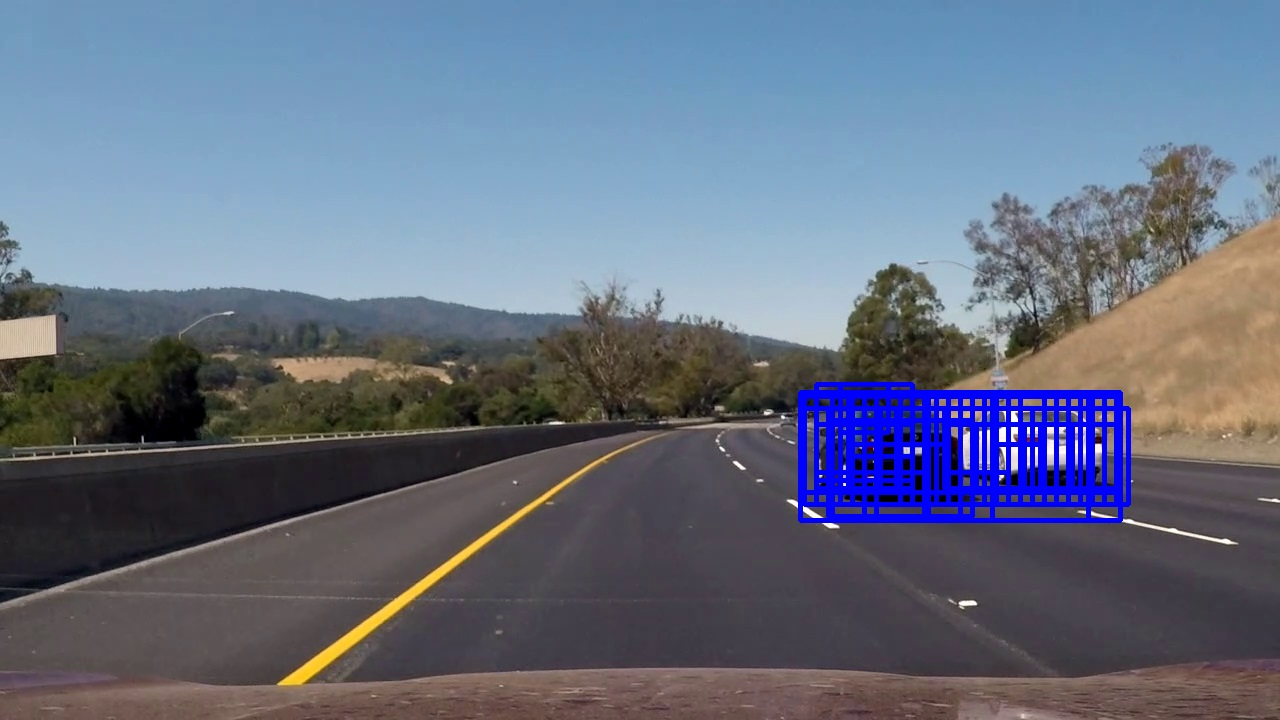
#> input picture images/classigication01.jpg, 1280 x 720 px
$ python -i ImageEngine.py   (imports and definitions only)
#> lines starting #> are read from the running program, lines starting #| are printed output that depends on the picture
import numpy as np
import os
import pickle
import cv2
import skimage.feature

class ImageEngine:
    """
    Responsible for work with images, including feature vectors calculation.
    """

    def __init__(
        self,
        load_setup = True, # Load configuration from file if exists
        config_file = './config/image_eng.dat', # Path to configuration file
        color_space = 'YUV', # Color space used: BGR, RGB, HSV, HLS, LUV, YUV, YCrCb
        hog_features = True, # Include HOG features
        hog_channels = [0,2], # Calculate HOG features for selected channels
        hog_orientations = 15, # Number of orientations
        hog_pix_per_cell = 8, # Pixels per cell
        hog_cells_per_block = 2, # Cells per block
        hog_block_norm = 'L2-Hys', # HOG block normalization function
        hog_transform_sqrt = True, # HOG do SQRT transformation first
        spatial_features = True, # Include spatial features
        spatial_channels = [0,1,2], # Calculate spatial features for selected channels
        spatial_size = 32, # Spatial feature size
        histogram_features = True, # Include histogram features
        histogram_channels = [0,1,2], # Calculate histogram features for selected channels
        histogram_bins = 64, # Size of histogram feature
        ):
        """
        Initialize class instance
        """

        self.config_file = config_file

        self.color_space = color_space

        self.hog_features = hog_features
        self.hog_channels = hog_channels
        self.hog_orientations = hog_orientations
        self.hog_pix_per_cell = hog_pix_per_cell
        self.hog_cells_per_block = hog_cells_per_block
        self.hog_block_norm = hog_block_norm
        self.hog_transform_sqrt = hog_transform_sqrt

        self.spatial_features = spatial_features
        self.spatial_channels = spatial_channels
        self.spatial_size = spatial_size

        self.histogram_features = histogram_features
        self.histogram_channels = histogram_channels
        self.histogram_bins = histogram_bins

        if (load_setup):
            self._unpickle_parameters()

    def _unpickle_parameters(self):
        """
        Load parameters.
        """

        is_loaded = False

        try:
            with open(self.config_file, mode='rb') as f:
                data_set = pickle.load(f)

            self.color_space = data_set['color_space']

            self.hog_features = data_set['hog_features']
            self.hog_channels = data_set['hog_channels']
            self.hog_orientations = data_set['hog_orientations']
            self.hog_pix_per_cell = data_set['hog_pix_per_cell']
            self.hog_cells_per_block = data_set['hog_cells_per_block']
            self.hog_block_norm = data_set['hog_block_norm']
            self.hog_transform_sqrt = data_set['hog_transform_sqrt']

            self.spatial_features = data_set['spatial_features']
            self.spatial_channels = data_set['spatial_channels']
            self.spatial_size = data_set['spatial_size']

            self.histogram_features = data_set['histogram_features']
            self.histogram_channels = data_set['histogram_channels']
            self.histogram_bins = data_set['histogram_bins']

            is_loaded = True
        except:
            is_loaded = False

        return is_loaded

    # [41 lines left out: function _pickle_parameters, not called in this run]

    def saveParameters(self):
        return self._pickle_parameters()

    def loadParameters(self):
        return self._unpickle_parameters()

    def convertColorSpace(
        self,
        img, # Image in some color space
        srcColorSpace = 'BGR', # Source color space
        tgtColorSpace = 'RGB', # Traget color space
        ):
        """
        Convert between color spaces
        """

        if srcColorSpace == tgtColorSpace:
            return img

        if srcColorSpace == 'BGR':
            img_bgr = img
        elif srcColorSpace == 'RGB':
            img_bgr = cv2.cvtColor(img, cv2.COLOR_RGB2BGR)
        elif srcColorSpace == 'HSV':
            img_bgr = cv2.cvtColor(img, cv2.COLOR_HSV2BGR)
        elif srcColorSpace == 'HLS':
            img_bgr = cv2.cvtColor(img, cv2.COLOR_HLS2BGR)
        elif srcColorSpace == 'LUV':
            img_bgr = cv2.cvtColor(img, cv2.COLOR_LUV2BGR)
        elif srcColorSpace == 'YUV':
            img_bgr = cv2.cvtColor(img, cv2.COLOR_YUV2BGR)
        elif srcColorSpace == 'YCrCb':
            img_bgr = cv2.cvtColor(img, cv2.COLOR_YCrCb2BGR)
        else:
            raise Exception("Incorrect color space: {}".format(srcColorSpace))

        if tgtColorSpace == 'BGR':
            img_tgt = img_bgr
        elif tgtColorSpace == 'RGB':
            img_tgt = cv2.cvtColor(img_bgr, cv2.COLOR_BGR2RGB)
        elif tgtColorSpace == 'HSV':
            img_tgt = cv2.cvtColor(img_bgr, cv2.COLOR_BGR2HSV)
        elif tgtColorSpace == 'HLS':
            img_tgt = cv2.cvtColor(img_bgr, cv2.COLOR_BGR2HLS)
        elif tgtColorSpace == 'LUV':
            img_tgt = cv2.cvtColor(img_bgr, cv2.COLOR_BGR2LUV)
        elif tgtColorSpace == 'YUV':
            img_tgt = cv2.cvtColor(img_bgr, cv2.COLOR_BGR2YUV)
        elif tgtColorSpace == 'YCrCb':
            img_tgt = cv2.cvtColor(img_bgr, cv2.COLOR_BGR2YCrCb)
        else:
            raise Exception("Incorrect color space: {}".format(tgtColorSpace))

        return img_tgt

    def calcHOGFeatures(
        self,
        img, # Image in some color space
        orientations, # Number of orientations
        pix_per_cell, # Pixels per cell
        cell_per_block, # Cells per block
        block_norm = 'L2-Hys', # Block normalization function
        transform_sqrt = False, # Do SQRT transformation first
        visualise = False # Visualise HOG features
        ):
        """
        Calculate HOG feature matrix based on parameters
        """

        res = skimage.feature.hog(
            img,
            orientations = orientations,
            pixels_per_cell = (pix_per_cell, pix_per_cell),
            cells_per_block = (cell_per_block, cell_per_block),
            block_norm = block_norm,
            transform_sqrt = transform_sqrt,
            visualise = visualise,
            feature_vector = False)

        return res

    def getImageFeatures(
        self,
        img, # Image in OpenCV BGR color space
        img_window = ((None, None), (None, None)), # Image window to analyze - ((y1, x1), (y2, x2)) - top left and bottom right image corners +1. Default - whole image
        featureSize = (None, None), # Feature size (height, width). Default - whole image = one feature.
        featureScale = 1.0, # Feature scale - in case < 1 - image will be increased in size, > 1 - decreased.
        overlap = (0.0, 0.0), # Overlap between feature windows (y, x) in range [0, 1)
        visualise = False, # Visualise HOG features
        ):
        """
        Extract feature vectors for whole image
        """

        # Normalize one of image channel
        def normalize_channel(channel):
            channel[channel < 0] = 0
            channel[channel > 255] = 255
            channel = np.uint8(channel)

            return channel

        img_shape = img.shape
        img_window = [img_window[0][0], img_window[0][1], img_window[1][0], img_window[1][1]]

        if img_window[0] is None:
            img_window[0] = 0
        else:
            img_window[0] = max(0, img_window[0])

        if img_window[1] is None:
            img_window[1] = 0
        else:
            img_window[1] = max(0, img_window[1])

        if img_window[2] is None:
            img_window[2] = img_shape[0]
        else:
            img_window[2] = min(img_shape[0], img_window[2])

        if img_window[3] is None:
            img_window[3] = img_shape[1]
        else:
            img_window[3] = min(img_shape[1], img_window[3])

        img_yuv = img[img_window[0]:img_window[2], img_window[1]:img_window[3]]

        # Transformation between BGR color space and adjusted YUV (empirical approach)
        channel0 = normalize_channel(np.array(img_yuv[:, :, 0], dtype = np.int32) + np.array(img_yuv[:, :, 1], dtype = np.int32) - np.array(img_yuv[:, :, 2], dtype = np.int32))
        channel1 = normalize_channel(255 - img_yuv[:, :, 1])
        channel2 = normalize_channel(img_yuv[:, :, 2])
        img_yuv = np.dstack((channel0, channel1, channel2))

        img_yuv = self.convertColorSpace(img_yuv, tgtColorSpace = self.color_space)

        img_shape = img_yuv.shape

        # Resize image region to normalize sliding window size
        if featureScale != 1.0:
            img_yuv = cv2.resize(img_yuv, (int(img_shape[1] / featureScale), int(img_shape[0] / featureScale)), interpolation = cv2.INTER_CUBIC)
            img_shape = img_yuv.shape

        featureSize = [featureSize[0], featureSize[1]]

        if featureSize[0] is None:
            featureSize[0] = img_shape[0]

        if featureSize[1] is None:
            featureSize[1] = img_shape[1]

        if featureScale != 1.0:
            featureSizeSrc = [float(featureSize[0]) * featureScale, float(featureSize[1]) * featureScale]
        else:
            featureSizeSrc = [float(featureSize[0]), float(featureSize[1])]

        feature_stride = [featureSize[0], featureSize[1]]

        for idx in range(len(feature_stride)):
            if overlap[idx] > 0.0:
                feature_stride[idx] = int((1.0 - overlap[idx]) * featureSize[idx])

            if feature_stride[idx] <= 0:
                feature_stride[idx] = 1

            if self.hog_features:
                feature_stride[idx] = (feature_stride[idx] // self.hog_pix_per_cell) * self.hog_pix_per_cell
                if feature_stride[idx] < self.hog_pix_per_cell:
                    feature_stride[idx] = self.hog_pix_per_cell

        # Calculate HOG features for whole image region
        if self.hog_features:
            hog_feature_data_size = [(featureSize[0] // self.hog_pix_per_cell) - self.hog_cells_per_block + 1, (featureSize[1] // self.hog_pix_per_cell) - self.hog_cells_per_block + 1]

            hog_features = []

            if visualise:
                hog_vis = []

            for channel in self.hog_channels:
                res = self.calcHOGFeatures(
                    img_yuv[:,:,channel],
                    self.hog_orientations,
                    self.hog_pix_per_cell,
                    self.hog_cells_per_block,
                    block_norm = self.hog_block_norm,
                    transform_sqrt = self.hog_transform_sqrt,
                    visualise = visualise)

                if visualise:
                    hog_features += [res[0]]
                    hog_vis += [res[1]]
                else:
                    hog_features += [res]

        res_features = []
        if visualise:
            res_vis = []

        # Slide window across whole image region and extract separate feature vectors from each
        for y_pos in range(0, img_shape[0], feature_stride[0]):
            if featureScale != 1.0:
                y_pos_src = float(y_pos) * featureScale
            else:
                y_pos_src = float(y_pos)

            for x_pos in range(0, img_shape[1], feature_stride[1]):
                if featureScale != 1.0:
                    x_pos_src = float(x_pos) * featureScale
                else:
                    x_pos_src = float(x_pos)

                features_sub = []
                if visualise:
                    vis_sub = []

                # Extract spatial color feature vector
                if self.spatial_features:
                    sub_img = img_yuv[y_pos : (y_pos + featureSize[0]), x_pos : (x_pos + featureSize[1])]
                    sub_img_shape = sub_img.shape
                    if (sub_img_shape[0] != self.spatial_size) or (sub_img_shape[1] != self.spatial_size):
                        sub_img = cv2.resize(sub_img, (self.spatial_size, self.spatial_size), interpolation = cv2.INTER_CUBIC)
                        sub_img_shape = sub_img.shape

                        if (sub_img_shape[0] != self.spatial_size) or (sub_img_shape[1] != self.spatial_size):
                            continue

                    spatial_features_sub = []
                    for channel in self.spatial_channels:
                        if len(spatial_features_sub) <= 0:
                            spatial_features_sub = sub_img[:,:,channel].ravel()
                        else:
                            spatial_features_sub = np.hstack((spatial_features_sub, sub_img[:,:,channel].ravel()))

                    if len(features_sub) <= 0:
                        features_sub = spatial_features_sub
                    else:
                        features_sub = np.hstack((features_sub, spatial_features_sub))

                # Extract color histogram feature vector
                if self.histogram_features:
                    sub_img = img_yuv[y_pos : (y_pos + featureSize[0]), x_pos : (x_pos + featureSize[1])]

                    histogram_features_sub = []
                    for channel in self.histogram_channels:
                        cur_hist = np.histogram(sub_img[:,:,channel], bins=self.histogram_bins, range=(0, 256))

                        if len(histogram_features_sub) <= 0:
                            histogram_features_sub = cur_hist[0].ravel()
                        else:
                            histogram_features_sub = np.hstack((histogram_features_sub, cur_hist[0].ravel()))

                    if len(features_sub) <= 0:
                        features_sub = histogram_features_sub
                    else:
                        features_sub = np.hstack((features_sub, histogram_features_sub))

                # Extract HOG feature sub-vector for each window, based on HOG matrix
                if self.hog_features:
                    y_pos_cells = y_pos // self.hog_pix_per_cell
                    x_pos_cells = x_pos // self.hog_pix_per_cell

                    hog_features_sub = []

                    if visualise:
                        hog_vis_sub = []

                    isOK = True

                    for idx in range(len(hog_features)):
                        cur_feature = hog_features[idx][y_pos_cells : (y_pos_cells + hog_feature_data_size[0]), x_pos_cells : (x_pos_cells + hog_feature_data_size[1])]
                        cur_feature_shape = cur_feature.shape
                        if (cur_feature_shape[0] != hog_feature_data_size[0]) or (cur_feature_shape[1] != hog_feature_data_size[1]):
                            isOK = False
                            break

                        if len(hog_features_sub) <= 0:
                            hog_features_sub = cur_feature.ravel()
                        else:
                            hog_features_sub = np.hstack((hog_features_sub, cur_feature.ravel()))

                        if visualise:
                            cur_hog_vis = hog_vis[idx][y_pos : (y_pos + featureSize[0]), x_pos : (x_pos + featureSize[1])]
                            if len(hog_vis_sub) <= 0:
                                hog_vis_sub = cur_hog_vis
                            else:
                                hog_vis_sub = np.dstack((hog_vis_sub, cur_hog_vis))

                    if not isOK:
                        continue

                    if len(features_sub) <= 0:
                        features_sub = hog_features_sub
                    else:
                        features_sub = np.hstack((features_sub, hog_features_sub))

                    if visualise:
                        vis_sub = hog_vis_sub

                # Combine features in one vector
                res_features += [[(y_pos_src + img_window[0], x_pos_src + img_window[1]), (y_pos_src + img_window[0] + featureSizeSrc[0], x_pos_src + img_window[1] + featureSizeSrc[1]), features_sub]]
                if visualise:
                    res_vis += [vis_sub]

        if visualise:
            return res_features, res_vis

        return res_features

>>> import cv2
>>> picture = cv2.cvtColor(cv2.imread('images/classigication01.jpg'), cv2.COLOR_BGR2RGB)
>>> result = ImageEngine().getImageFeatures(picture)
#> in normalize_channel, `channel[channel > 255] = 255`:
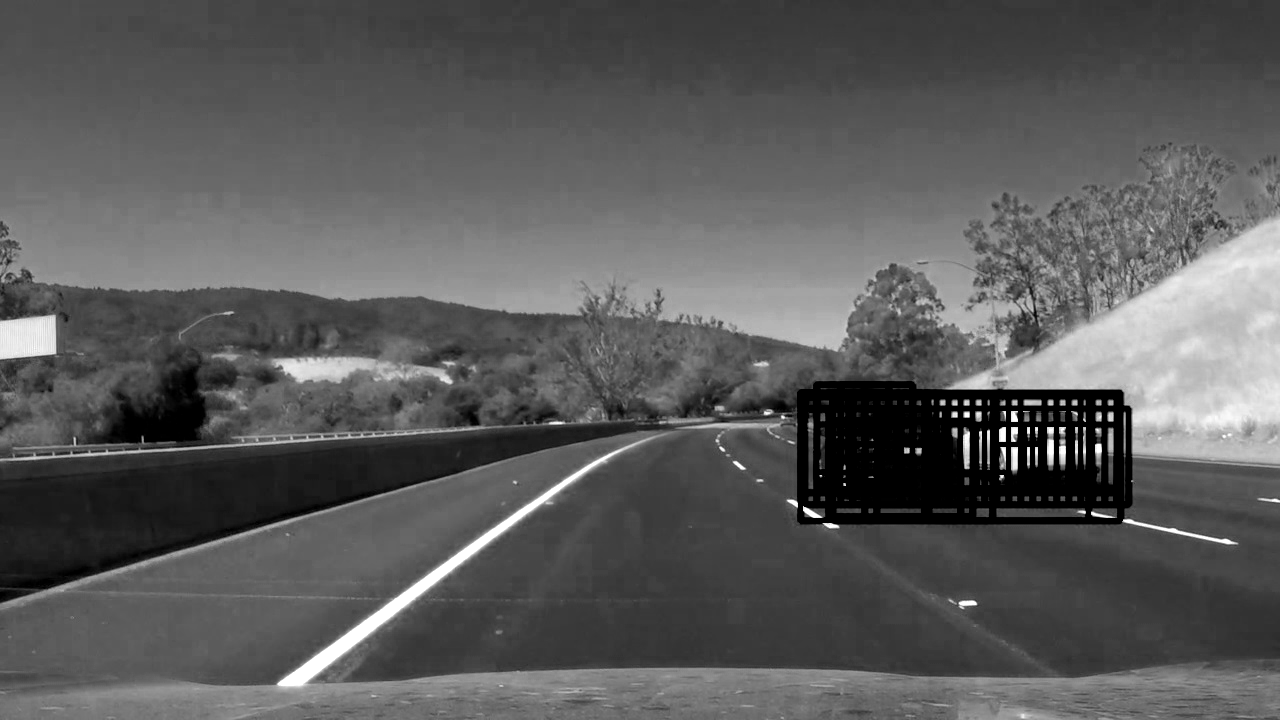
#> channel: shape (720, 1280) int32; min 0, max 255, mean 90.6
#> in normalize_channel (call 2), `channel[channel < 0] = 0`:
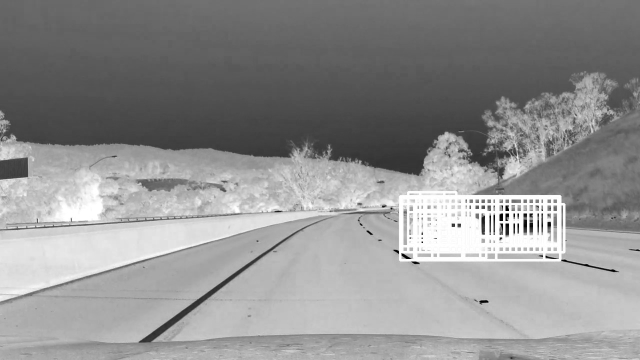
#> channel: shape (720, 1280) (shown at 1/2 size); min 0, max 255, mean 144.4
#> in normalize_channel (call 3), `channel[channel < 0] = 0`:
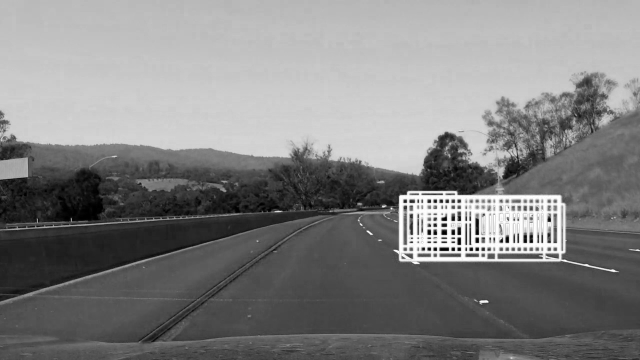
#> channel: shape (720, 1280) (shown at 1/2 size); min 0, max 255, mean 128.9
#> in getImageFeatures, `img_yuv = np.dstack((channel0, channel1, channel2))`:
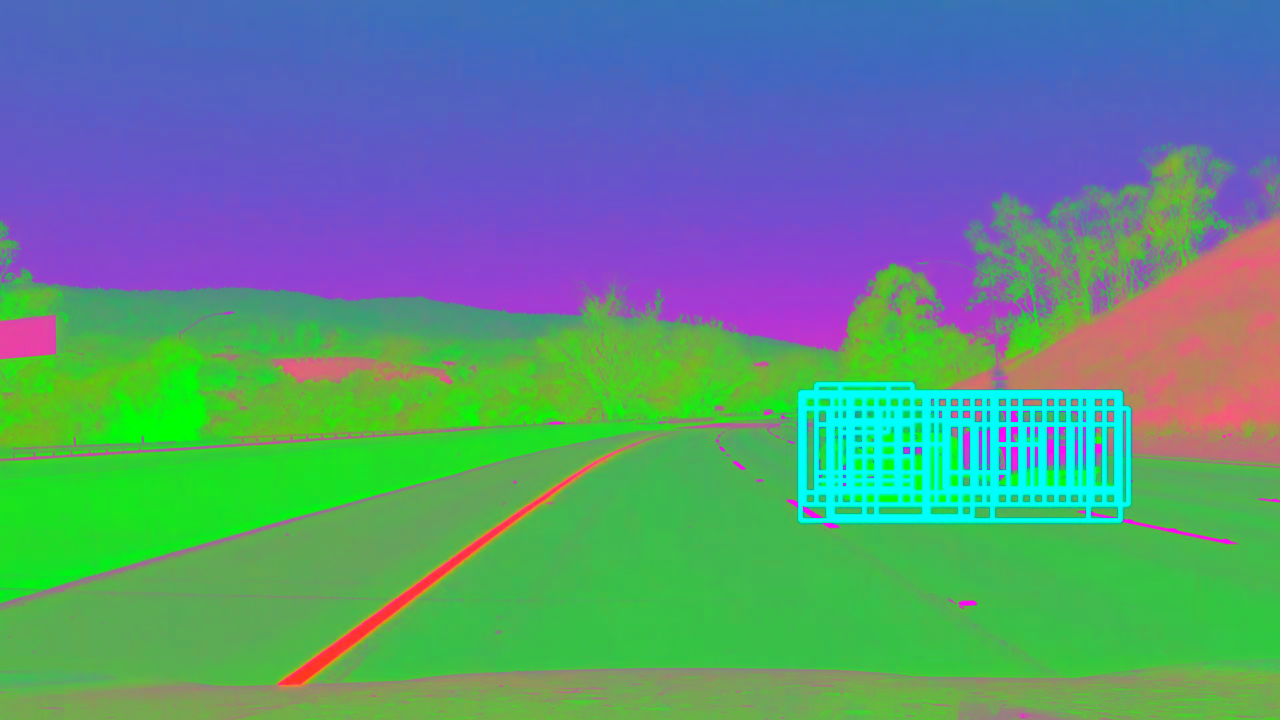
#> img_yuv: shape (720, 1280, 3); mean R, G, B 90.6, 144.4, 128.9
#> after the loop in getImageFeatures, `for channel in self.hog_channels:`: hog_features = 2 items
#> after the loop in getImageFeatures, `for y_pos in range(0, img_shape[0], feature_stride[0]):`: res_features = 1 item
#> result = 1 item
